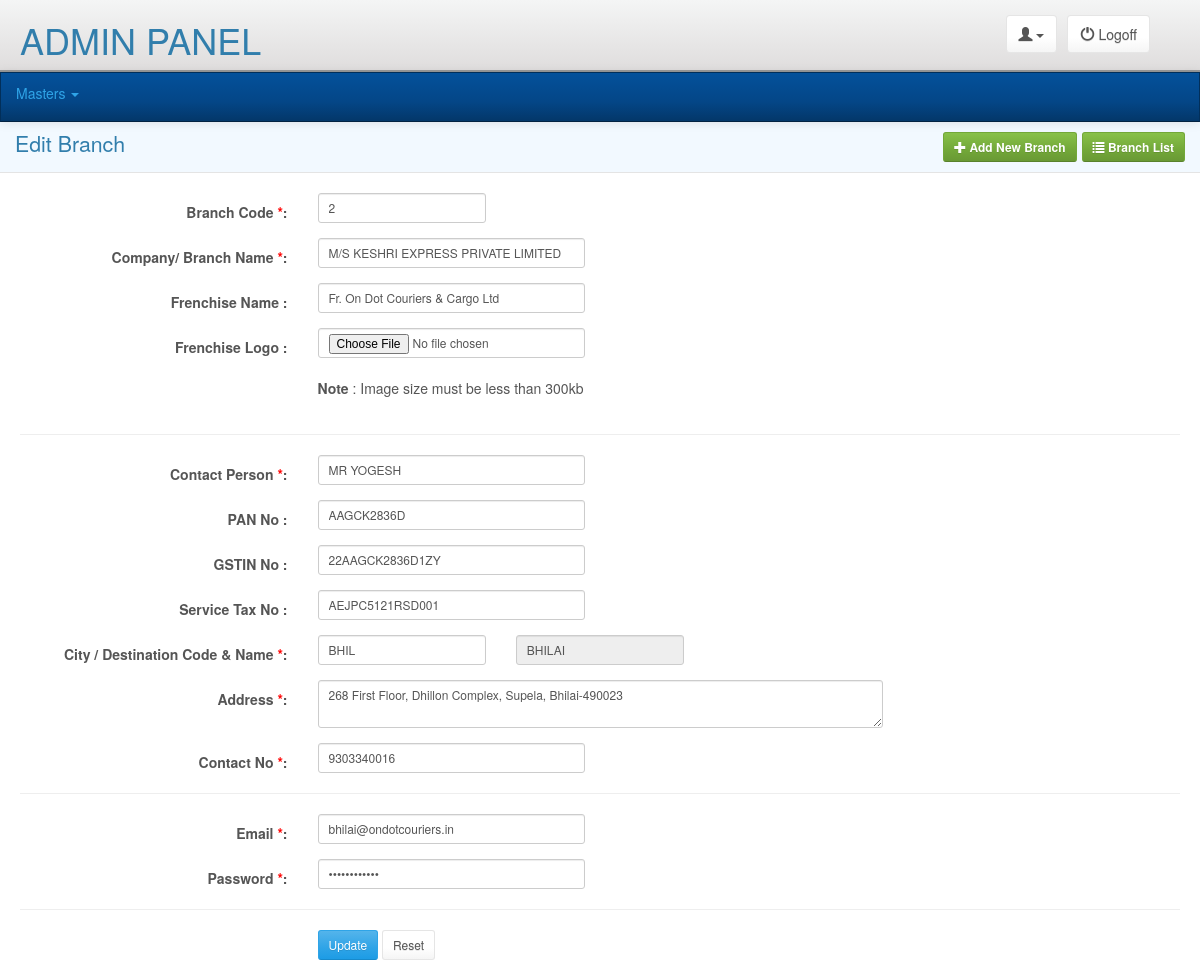
The app's page /adminpanel/masters/branch/edit_branch.php?id=2 (signed in) with its own data.
### tables this page shows
CREATE TABLE `tbl_branchs` (
  `Branch_Id` smallint(6) NOT NULL,
  `Branch_Code` varchar(20) NOT NULL,
  `Branch_Name` char(50) NOT NULL,
  `Franchise_Name` varchar(100) NOT NULL,
  `Franchise_Logo` varchar(75) DEFAULT NULL,
  `Contact_Person` char(20) NOT NULL,
  `Address` char(150) NOT NULL,
  `Destination_Id` smallint(6) DEFAULT NULL,
  `GSTIN` varchar(20) NOT NULL,
  `Service_Tax_No` varchar(20) NOT NULL,
  `PAN_No` varchar(10) NOT NULL,
  `Contact_No` varchar(11) DEFAULT NULL,
  `Email` char(50) DEFAULT NULL,
  `Password` char(20) DEFAULT NULL,
  `Is_Active` tinyint(4) NOT NULL COMMENT '0-Inactive, 1-active'
);

CREATE TABLE `tbl_destinations` (
  `Destination_Id` smallint(6) NOT NULL,
  `Destination_Code` varchar(20) NOT NULL,
  `Destination_Name` varchar(50) NOT NULL,
  `State_Id` tinyint(4) NOT NULL
);

### libraries/classes/DBConn.php (called while the page is built, shortened)
<?php
class DBConn extends Conn {
	 function ExecuteQuery($userQuery)
	{
		$result= mysql_query($userQuery);
                $num_fields = mysql_num_fields($result);
				$obj = array();
				$x=1;
				while($row=mysql_fetch_array($result)){
				  for($j=0;$j<$num_fields;$j++){
					 $name = mysql_field_name($result, $j);
					 $obj[$x][$name]=$row[$name];
					}
					$x++;
					}
     return $obj;
	}
}
?>

### adminpanel/masters/branch/edit_branch.php (the view, shortened to what this page needs)
<?php
require_once(PATH_LIBRARIES.'/classes/DBConn.php');
include(PATH_ADMIN_INCLUDE.'/header.php');
$db = new DBConn();
$res=$db->ExecuteQuery("SELECT Branch_Code, Branch_Name, Franchise_Name, Franchise_Logo, Contact_Person, PAN_No, GSTIN, Service_Tax_No, B.Destination_Id, Destination_Code, Destination_Name, Address, Contact_No, Email, Password FROM tbl_branchs B
INNER JOIN tbl_destinations D ON D.Destination_Id = B.Destination_Id
WHERE Branch_Id=".$_GET['id']);
?>
<div class="pageTitle">
	<div class="pull-right BtnLeftPadd">
        <a class="btn btn-success btn-sm" href="index.php"><i class="glyphicon glyphicon-list"></i> <strong>Branch List</strong></a>
    </div>
    <div class="pull-right">
        <a class="btn btn-success btn-sm" href="add_branch.php"><i class="glyphicon glyphicon-plus"></i> <strong>Add New Branch</strong></a>
    </div>
	<h1 class="pull-left">Edit Branch</h1>
    <div class="clearfix"></div>
</div>
<div class="main">
	<div class="clear formbgstyle">
    	<form class="form-horizontal" role="form" id="editBranch" method="post">
      <div>
        <div class="form-group">
          <label class="control-label col-sm-3 mandatory" for="branch_code">Branch Code <span>*</span>:</label>
          <div class="col-sm-2">
            <input type="text" class="form-control input-sm" id="branch_code" name="branch_code" placeholder="Branch Code" value="<?php echo $res[1]['Branch_Code']; ?>"  />
          </div>
        </div>
        <div class="form-group">
          <label class="control-label col-sm-3 mandatory" for="branch_name">Company/ Branch Name <span>*</span>:</label>
          <div class="col-sm-3">
            <input type="text" class="form-control input-sm" id="branch_name" name="branch_name" placeholder="Company or Branch Name" value="<?php echo $res[1]['Branch_Name']; ?>" />
          </div>
        </div>
        <div class="form-group">
          <label class="control-label col-sm-3 mandatory" for="franchise_name">Frenchise Name :</label>
          <div class="col-sm-3">
            <input type="text" class="form-control input-sm" id="franchise_name" name="franchise_name" placeholder="Ex: GMS Worldwide Express Pvt. Ltd." value="<?php echo $res[1]['Franchise_Name']; ?>" />
          </div>
        </div>
        <div class="form-group">
          <label class="control-label col-sm-3 mandatory" for="franchise_logo">Frenchise Logo :</label>
          <div class="col-sm-3">
            <input type="file" class="form-control input-sm" id="franchise_logo" name="franchise_logo" /><br/>
            <strong>Note</strong> : Image size must be less than 300kb
          </div>
        </div>
        <?php if(isset($res[1]['Franchise_Logo'])){ ?>
        <div class="form-group">
          <div class="col-md-6 col-sm-6 col-xs-12 col-sm-offset-3">
          </div>
        </div>
        <?php } ?>
        <hr />
        <div class="form-group">
          <label class="control-label col-sm-3 mandatory" for="cont_person">Contact Person <span>*</span>:</label>
          <div class="col-sm-3">
            <input type="text" class="form-control input-sm" id="cont_person" name="cont_person" placeholder="Contact Person" value="<?php echo $res[1]['Contact_Person']; ?>" />
          </div>
        </div>
        <div class="form-group">
          <label class="control-label col-sm-3" for="panNo">PAN No :</label>
          <div class="col-sm-3">
            <input type="text" class="form-control input-sm" id="panNo" name="panNo" placeholder="PAN No" value="<?php echo $res[1]['PAN_No']; ?>" />
          </div>
        </div>
        <div class="form-group">
          <label class="control-label col-sm-3" for="gstNo">GSTIN No :</label>
          <div class="col-sm-3">
            <input type="text" class="form-control input-sm" id="gstNo" name="gstNo" placeholder="GSTIN No" value="<?php echo $res[1]['GSTIN']; ?>" />
          </div>
        </div>
        <div class="form-group">
          <label class="control-label col-sm-3" for="serv_tax_no">Service Tax No :</label>
          <div class="col-sm-3">
            <input type="text" class="form-control input-sm" id="serv_tax_no" name="serv_tax_no" placeholder="Service Tax No" value="<?php echo $res[1]['Service_Tax_No']; ?>" />
          </div>
        </div>
        <div class="form-group">
          <label class="control-label col-sm-3 mandatory" for="dest_code">City / Destination Code &amp; Name  <span>*</span>:</label>
          <div class="col-sm-2">
            <input type="text" class="form-control input-sm" id="dest_code" name="dest_code" placeholder="Ex: RAI, BHI..." value="<?php echo $res[1]['Destination_Code']; ?>" />
          </div>
          <div class="col-sm-2" id="destinationName">
             <input type="text" class="form-control input-sm" id="Destination_Name" name="Destination_Name" placeholder="Name" readonly="readonly" value="<?php echo $res[1]['Destination_Name']; ?>" />
          </div>
        </div>
        <div class="form-group">
          <label class="control-label col-sm-3 mandatory" for="address">Address <span>*</span>:</label>
          <div class="col-sm-6">
          	<textarea class="form-control input-sm" id="address" name="address" cols="" rows="" placeholder="Type Branch Address"><?php echo $res[1]['Address']; ?></textarea>
          </div>
        </div>
        <div class="form-group">
          <label class="control-label col-sm-3 mandatory" for="phone_no">Contact No <span>*</span>:</label>
          <div class="col-sm-3">
            <input type="text" class="form-control input-sm" id="phone_no" name="phone_no" placeholder="Phone No" value="<?php echo $res[1]['Contact_No']; ?>" />
          </div>
        </div>
        <hr />
        <div class="form-group">
          <label class="control-label col-sm-3 mandatory" for="email">Email <span>*</span>:</label>
          <div class="col-sm-3">
            <input type="text" class="form-control input-sm" id="email" name="email" placeholder="Email" value="<?php echo $res[1]['Email']; ?>" />
          </div>
        </div>
        <div class="form-group">
          <label class="control-label col-sm-3 mandatory" for="password">Password <span>*</span>:</label>
          <div class="col-sm-3">
            <input type="password" class="form-control input-sm" id="password" name="password" placeholder="Password" value="<?php echo $res[1]['Password']; ?>" />
          </div>
        </div>
        <hr />
        <div class="form-group">
          <div class="col-sm-3"></div>
          <div class="col-sm-3">
            <input type="button" class="btn btn-primary btn-sm" id="edit" value="Update">
            <input type="reset" class="btn btn-default btn-sm" value="Reset" id="reset">
          </div>
        </div>
      </div>
    </form>
    </div>
</div>

### css/adminpanel_style.css (style rules this page uses)
.pageTitle { border-bottom:solid 1px #e4e4e4; padding:10px 15px; margin:0 0 20px 0; background:#f2f9ff }
.pageTitle h1 { font-size:16pt; margin:0; }
.clear { clear:both; }
.mandatory span { color:red; }
.main { margin: 20px; }
.BtnLeftPadd { margin-left:5px; }

### records on screen
tbl_branchs: branch_code "2", branch_name "M/S KESHRI EXPRESS PRIVATE LIMITED", franchise_name "Fr. On Dot Couriers & Cargo Ltd", cont_person "MR YOGESH", panNo "AAGCK2836D", gstNo "22AAGCK2836D1ZY", serv_tax_no "AEJPC5121RSD001", dest_code "BHIL", Destination_Name "BHILAI", address "268 First Floor, Dhillon Complex, Supela, Bhilai-490023", phone_no "9303340016", email "bhilai@ondotcouriers.in"
